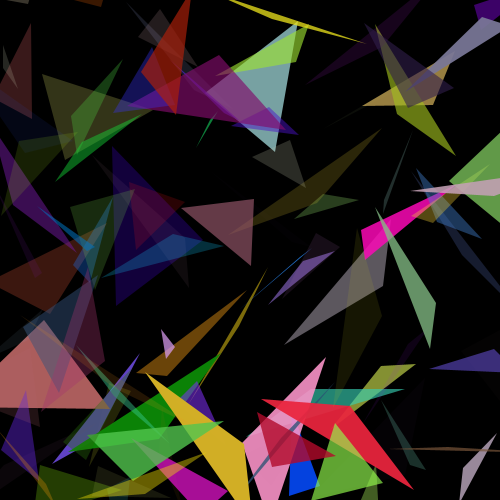
Frame 1 (no input)
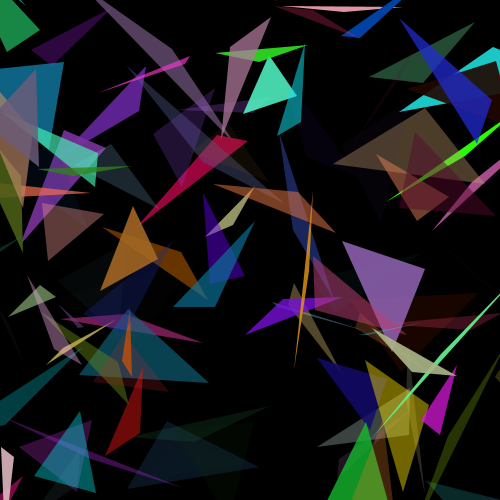
Frame 60 (the mouse pressed at the canvas centre just before this capture)
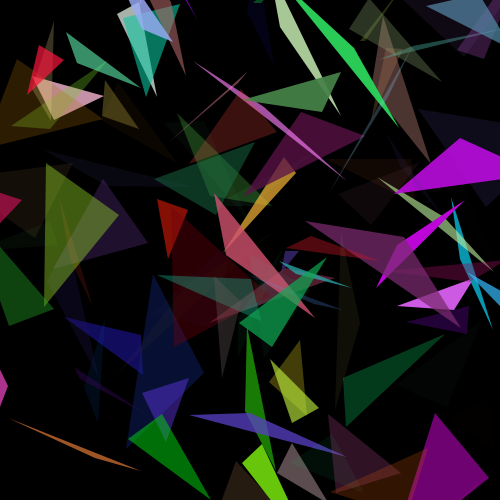
Frame 120 (the mouse held since frame 60 and released just before this capture)

The Processing sketch that drew these frames (run headless with seeded random() and noise(); from frame 60 on, the mouse is pressed at the canvas centre):

// Processing sketch: processing_74379
// ── processing_74379.pde

//Martin C, CP1, Mods 4-5
//One Hundred Random Shapes

int x = 0;
int x1, y1, x2, y2, x3, y3, r, g, b, o;

void setup () {
  size(500, 500);
  background(0);
  frameRate(10);
  noStroke();
  smooth();
}

void draw() {
  background(0);
  while (x<100) {
    x1 = int(random(500));
    y1 = int(random(500));
    x2 = int(x1+random(-100, 100));
    y2 = int(y1+random(-100, 100));
    x3 = int(x1+random(-100, 100));
    y3 = int(y1+random(-100, 100));
    r = int(random(256));
    g = int(random(256));
    b = int(random(256));
    o = int(random(256));
    fill(r, g, b, o);
    triangle(x1, y1, x2, y2, x3, y3);
    x++;
  }
  x=0;
}
